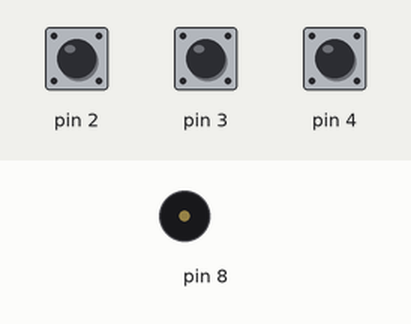
Recording of a sketch running on a simulated Arduino Uno, built with avr-gcc and run on an emulated ATmega328P. Parts: buzzer (waves = sounding). Inputs (shaded band) come from the test bench; at power-on: pin 2 HIGH, pin 3 HIGH, pin 4 HIGH.

Above: at 1.2 s.
1.3 s: pin 2 pulled LOW for 1 s
At 1.47 s:
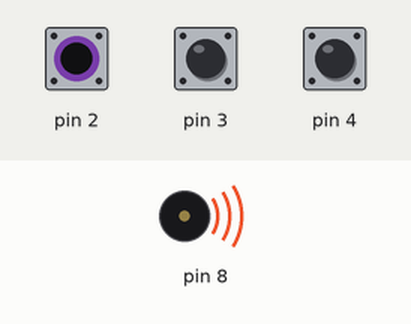
4.3 s: pin 3 pulled LOW for 3.2 s
At 8.0 s:
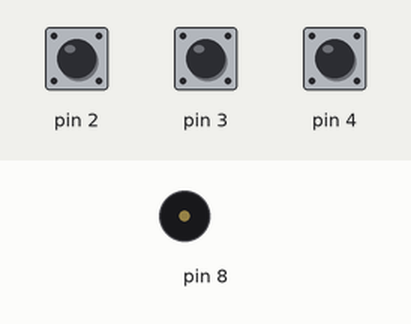
9.0 s: pin 4 pulled LOW for 0.25 s
At 9.27 s:
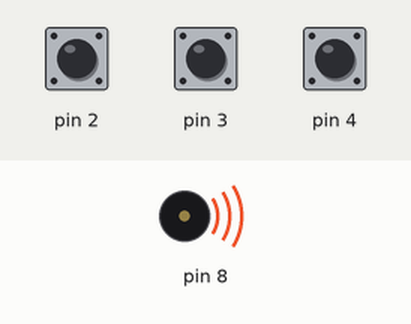
10.8 s: pin 4 pulled LOW for 3.2 s
At 11.07 s:
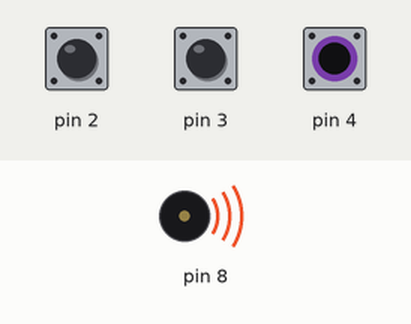
15.5 s: pin 2 pulled LOW for 3.2 s
At 15.87 s:
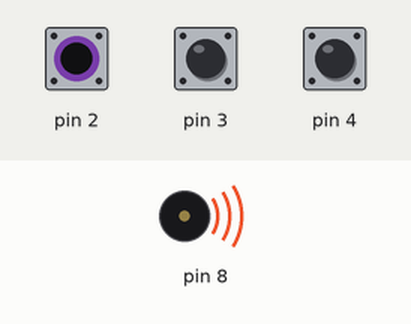
Timing chart, 0 to 20.3 s (numbered marks = the images above; inputs shaded):
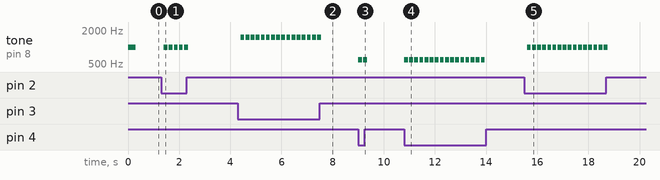

The sketch:

Test3_Buzzer.ino
```cpp
// TEST 3: Buzzer + buttons
void setup() {
  pinMode(2, INPUT_PULLUP);
  pinMode(3, INPUT_PULLUP);
  pinMode(4, INPUT_PULLUP);
  tone(8, 1000, 300);                 // one beep at start
}

void loop() {
  if (digitalRead(2) == LOW) tone(8, 1000, 150);   // SET  = medium
  if (digitalRead(3) == LOW) tone(8, 1500, 150);   // UP   = high
  if (digitalRead(4) == LOW) tone(8, 600, 150);    // DOWN = low
  delay(200);
}
```

Measured:
- after the input at 1.3 s, tone on pin 8: alternates 1000 Hz for 0.15 s and silent for 0.05 s, 10 changes in all, then stays silent, starting after 0.10 s
- after the input at 4.3 s, tone on pin 8: alternates 1500 Hz for 0.15 s and silent for 0.05 s, 32 changes in all, then stays silent, starting after 0.10 s
- after the input at 9.0 s, tone on pin 8: alternates 600 Hz for 0.15 s and silent for 0.05 s, 4 changes in all, then stays silent, starting at once
- after the input at 10.8 s, tone on pin 8: alternates 600 Hz for 0.15 s and silent for 0.05 s, 32 changes in all, then stays silent, starting at once
- after the input at 15.5 s, tone on pin 8: alternates 1000 Hz for 0.15 s and silent for 0.05 s, 32 changes in all, then stays silent, starting after 0.10 s
